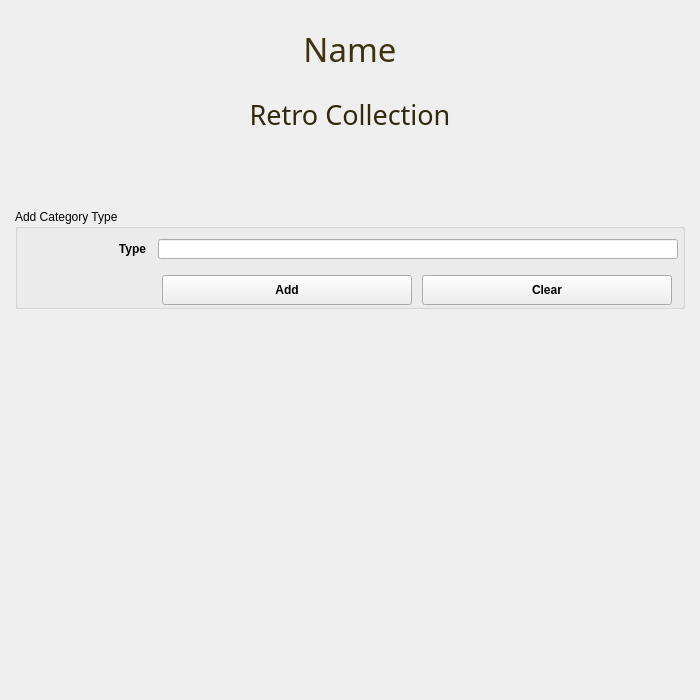
<?xml version="1.0" encoding="UTF-8"?>
<ui version="4.0">
 <class>MainWindow</class>
 <widget class="QMainWindow" name="MainWindow">
  <property name="geometry">
   <rect>
    <x>0</x>
    <y>0</y>
    <width>700</width>
    <height>700</height>
   </rect>
  </property>
  <property name="sizePolicy">
   <sizepolicy hsizetype="Minimum" vsizetype="Minimum">
    <horstretch>0</horstretch>
    <verstretch>0</verstretch>
   </sizepolicy>
  </property>
  <property name="minimumSize">
   <size>
    <width>700</width>
    <height>700</height>
   </size>
  </property>
  <property name="maximumSize">
   <size>
    <width>700</width>
    <height>700</height>
   </size>
  </property>
  <property name="windowTitle">
   <string>Add Category Type</string>
  </property>
  <widget class="QWidget" name="centralwidget">
   <property name="sizePolicy">
    <sizepolicy hsizetype="Minimum" vsizetype="Minimum">
     <horstretch>0</horstretch>
     <verstretch>0</verstretch>
    </sizepolicy>
   </property>
   <property name="minimumSize">
    <size>
     <width>700</width>
     <height>700</height>
    </size>
   </property>
   <property name="maximumSize">
    <size>
     <width>700</width>
     <height>700</height>
    </size>
   </property>
   <widget class="QWidget" name="verticalLayoutWidget">
    <property name="geometry">
     <rect>
      <x>0</x>
      <y>0</y>
      <width>700</width>
      <height>330</height>
     </rect>
    </property>
    <layout class="QVBoxLayout" name="verticalLayout">
     <property name="sizeConstraint">
      <enum>QLayout::SetMinimumSize</enum>
     </property>
     <property name="leftMargin">
      <number>15</number>
     </property>
     <property name="topMargin">
      <number>15</number>
     </property>
     <property name="rightMargin">
      <number>15</number>
     </property>
     <property name="bottomMargin">
      <number>15</number>
     </property>
     <item>
      <widget class="QLabel" name="lbl_name">
       <property name="sizePolicy">
        <sizepolicy hsizetype="Minimum" vsizetype="Minimum">
         <horstretch>0</horstretch>
         <verstretch>0</verstretch>
        </sizepolicy>
       </property>
       <property name="minimumSize">
        <size>
         <width>670</width>
         <height>60</height>
        </size>
       </property>
       <property name="maximumSize">
        <size>
         <width>670</width>
         <height>60</height>
        </size>
       </property>
       <property name="palette">
        <palette>
         <active>
          <colorrole role="WindowText">
           <brush brushstyle="SolidPattern">
            <color alpha="255">
             <red>63</red>
             <green>52</green>
             <blue>14</blue>
            </color>
           </brush>
          </colorrole>
          <colorrole role="Text">
           <brush brushstyle="SolidPattern">
            <color alpha="255">
             <red>142</red>
             <green>122</green>
             <blue>230</blue>
            </color>
           </brush>
          </colorrole>
         </active>
         <inactive>
          <colorrole role="WindowText">
           <brush brushstyle="SolidPattern">
            <color alpha="255">
             <red>63</red>
             <green>52</green>
             <blue>14</blue>
            </color>
           </brush>
          </colorrole>
          <colorrole role="Text">
           <brush brushstyle="SolidPattern">
            <color alpha="255">
             <red>142</red>
             <green>122</green>
             <blue>230</blue>
            </color>
           </brush>
          </colorrole>
         </inactive>
         <disabled>
          <colorrole role="WindowText">
           <brush brushstyle="SolidPattern">
            <color alpha="255">
             <red>127</red>
             <green>127</green>
             <blue>127</blue>
            </color>
           </brush>
          </colorrole>
          <colorrole role="Text">
           <brush brushstyle="SolidPattern">
            <color alpha="255">
             <red>127</red>
             <green>127</green>
             <blue>127</blue>
            </color>
           </brush>
          </colorrole>
         </disabled>
        </palette>
       </property>
       <property name="font">
        <font>
         <family>Big Caslon</family>
         <pointsize>25</pointsize>
         <strikeout>false</strikeout>
        </font>
       </property>
       <property name="text">
        <string>Name</string>
       </property>
       <property name="alignment">
        <set>Qt::AlignCenter</set>
       </property>
      </widget>
     </item>
     <item>
      <widget class="QLabel" name="lbl_retro">
       <property name="sizePolicy">
        <sizepolicy hsizetype="Minimum" vsizetype="Minimum">
         <horstretch>0</horstretch>
         <verstretch>0</verstretch>
        </sizepolicy>
       </property>
       <property name="minimumSize">
        <size>
         <width>670</width>
         <height>50</height>
        </size>
       </property>
       <property name="maximumSize">
        <size>
         <width>670</width>
         <height>50</height>
        </size>
       </property>
       <property name="palette">
        <palette>
         <active>
          <colorrole role="WindowText">
           <brush brushstyle="SolidPattern">
            <color alpha="255">
             <red>48</red>
             <green>41</green>
             <blue>11</blue>
            </color>
           </brush>
          </colorrole>
         </active>
         <inactive>
          <colorrole role="WindowText">
           <brush brushstyle="SolidPattern">
            <color alpha="255">
             <red>48</red>
             <green>41</green>
             <blue>11</blue>
            </color>
           </brush>
          </colorrole>
         </inactive>
         <disabled>
          <colorrole role="WindowText">
           <brush brushstyle="SolidPattern">
            <color alpha="255">
             <red>127</red>
             <green>127</green>
             <blue>127</blue>
            </color>
           </brush>
          </colorrole>
         </disabled>
        </palette>
       </property>
       <property name="font">
        <font>
         <family>Big Caslon</family>
         <pointsize>20</pointsize>
        </font>
       </property>
       <property name="text">
        <string>Retro Collection</string>
       </property>
       <property name="alignment">
        <set>Qt::AlignCenter</set>
       </property>
      </widget>
     </item>
     <item>
      <spacer name="verticalSpacer">
       <property name="orientation">
        <enum>Qt::Vertical</enum>
       </property>
       <property name="sizeType">
        <enum>QSizePolicy::Minimum</enum>
       </property>
       <property name="sizeHint" stdset="0">
        <size>
         <width>20</width>
         <height>60</height>
        </size>
       </property>
      </spacer>
     </item>
     <item>
      <widget class="QGroupBox" name="groupBox">
       <property name="sizePolicy">
        <sizepolicy hsizetype="Minimum" vsizetype="Minimum">
         <horstretch>0</horstretch>
         <verstretch>0</verstretch>
        </sizepolicy>
       </property>
       <property name="minimumSize">
        <size>
         <width>670</width>
         <height>100</height>
        </size>
       </property>
       <property name="maximumSize">
        <size>
         <width>670</width>
         <height>100</height>
        </size>
       </property>
       <property name="title">
        <string>Add Category Type</string>
       </property>
       <widget class="QWidget" name="gridLayoutWidget">
        <property name="geometry">
         <rect>
          <x>0</x>
          <y>20</y>
          <width>671</width>
          <height>81</height>
         </rect>
        </property>
        <layout class="QGridLayout" name="gridLayout">
         <property name="leftMargin">
          <number>0</number>
         </property>
         <item row="1" column="1">
          <layout class="QHBoxLayout" name="horizontalLayout_2">
           <property name="sizeConstraint">
            <enum>QLayout::SetMinimumSize</enum>
           </property>
           <item>
            <widget class="QPushButton" name="btn_add">
             <property name="sizePolicy">
              <sizepolicy hsizetype="Minimum" vsizetype="Minimum">
               <horstretch>0</horstretch>
               <verstretch>0</verstretch>
              </sizepolicy>
             </property>
             <property name="minimumSize">
              <size>
               <width>250</width>
               <height>30</height>
              </size>
             </property>
             <property name="maximumSize">
              <size>
               <width>250</width>
               <height>30</height>
              </size>
             </property>
             <property name="font">
              <font>
               <weight>75</weight>
               <bold>true</bold>
              </font>
             </property>
             <property name="text">
              <string>Add</string>
             </property>
            </widget>
           </item>
           <item>
            <widget class="QPushButton" name="btn_clear">
             <property name="sizePolicy">
              <sizepolicy hsizetype="Minimum" vsizetype="Minimum">
               <horstretch>0</horstretch>
               <verstretch>0</verstretch>
              </sizepolicy>
             </property>
             <property name="minimumSize">
              <size>
               <width>250</width>
               <height>30</height>
              </size>
             </property>
             <property name="maximumSize">
              <size>
               <width>250</width>
               <height>30</height>
              </size>
             </property>
             <property name="font">
              <font>
               <weight>75</weight>
               <bold>true</bold>
              </font>
             </property>
             <property name="text">
              <string>Clear</string>
             </property>
            </widget>
           </item>
          </layout>
         </item>
         <item row="0" column="1">
          <widget class="QLineEdit" name="txt_type">
           <property name="sizePolicy">
            <sizepolicy hsizetype="Minimum" vsizetype="Minimum">
             <horstretch>0</horstretch>
             <verstretch>0</verstretch>
            </sizepolicy>
           </property>
           <property name="minimumSize">
            <size>
             <width>520</width>
             <height>0</height>
            </size>
           </property>
           <property name="maximumSize">
            <size>
             <width>520</width>
             <height>20</height>
            </size>
           </property>
          </widget>
         </item>
         <item row="0" column="0">
          <widget class="QLabel" name="label_5">
           <property name="sizePolicy">
            <sizepolicy hsizetype="Minimum" vsizetype="Minimum">
             <horstretch>0</horstretch>
             <verstretch>0</verstretch>
            </sizepolicy>
           </property>
           <property name="minimumSize">
            <size>
             <width>125</width>
             <height>30</height>
            </size>
           </property>
           <property name="maximumSize">
            <size>
             <width>125</width>
             <height>30</height>
            </size>
           </property>
           <property name="font">
            <font>
             <weight>75</weight>
             <bold>true</bold>
            </font>
           </property>
           <property name="text">
            <string>Type</string>
           </property>
           <property name="alignment">
            <set>Qt::AlignRight|Qt::AlignTrailing|Qt::AlignVCenter</set>
           </property>
          </widget>
         </item>
        </layout>
       </widget>
      </widget>
     </item>
    </layout>
   </widget>
  </widget>
 </widget>
 <tabstops>
  <tabstop>txt_type</tabstop>
  <tabstop>btn_add</tabstop>
  <tabstop>btn_clear</tabstop>
 </tabstops>
 <resources/>
 <connections/>
</ui>
